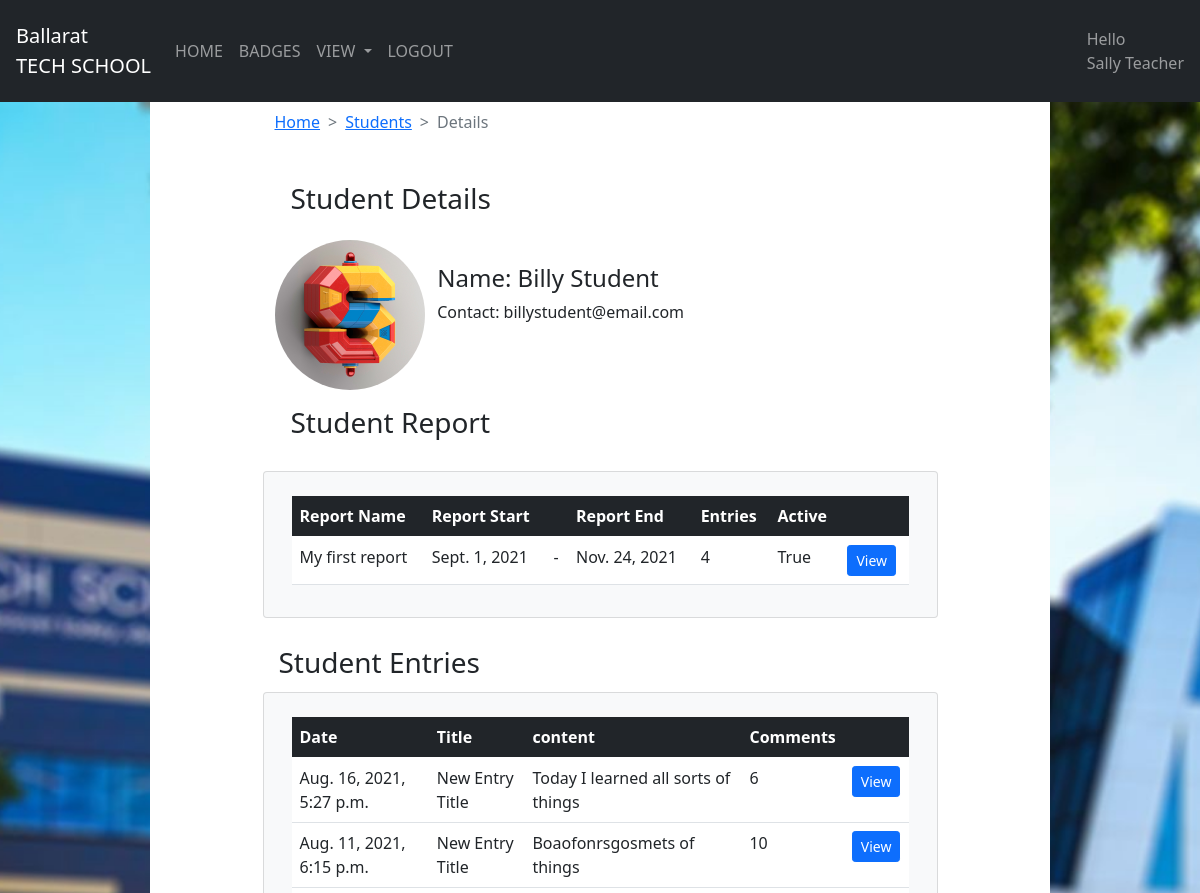
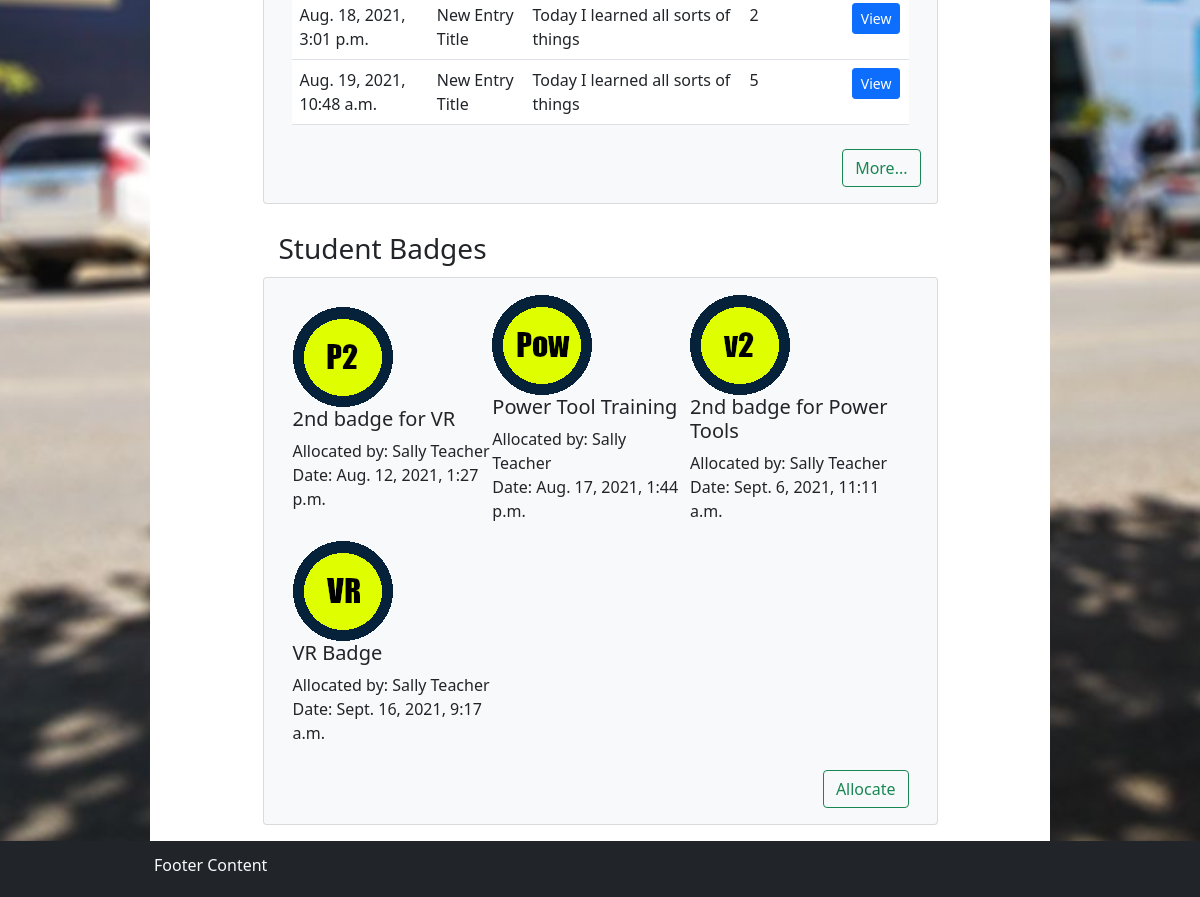
The page /teacher/student/3/ (signed in) on the database its author committed (2 pictures, top to bottom).
### bts_user/models.py (models this page shows)
class Profile(models.Model):
    user = models.OneToOneField(User, on_delete=models.CASCADE)                                   #Create a profile for users
    image = models.ImageField(default='images/default.jpg', upload_to="images/user_profile")      #If user is deleted the profile will be deleted too,

### report/models.py (models this page shows)
class Report(models.Model):
	report_id = models.BigAutoField(primary_key=True)
	report_title = models.TextField(max_length=100)
	student_id = models.ForeignKey(User, on_delete=models.CASCADE)
	report_active = models.BooleanField(default=False)
	report_additional_comment = models.TextField(max_length=1000, null=True, blank=True)
	report_start_date = models.DateField()
	report_end_date = models.DateField()

### entry/models.py (models this page shows)
class Entry(models.Model):
	entry_id = models.BigAutoField(primary_key=True)
	entry_title = models.TextField(max_length=100) # the title of the entry with a text limit of 100
	entry_content = models.TextField(max_length=500) # the actual content of the entry field with a text limit of 500
	entry_date = models.DateTimeField(auto_now=True) # the time that the entry was created
	report_id = models.ForeignKey(Report, on_delete=models.CASCADE)
	def get_absolute_url(self):
		return f"entry/{self.entry_id}"

### badge/models.py (models this page shows)
class Allocation(models.Model):
	allocation_id = models.BigAutoField(primary_key=True)
	student_id = models.ForeignKey(User, on_delete=models.CASCADE, related_name='students_badge')
	staff_id = models.ForeignKey(User, on_delete=models.CASCADE, related_name='staff_badge')
	badge_id = models.ForeignKey(Badge, on_delete=models.CASCADE, related_name='alloc_list')
	alloc_date = models.DateTimeField(auto_now=True)

class Badge(models.Model):
	badge_id = models.BigAutoField(primary_key=True)
	badge_title = models.TextField(max_length=200)
	badge_description = models.TextField(max_length=500)
	badge_allocated_image = models.ImageField(null=True, blank=True, upload_to="images/badges")
	badge_unallocated_image = models.ImageField(null=True, blank=True, upload_to="images/badges")
	badge_how_to_obtain = models.TextField(max_length=200, null=True, blank=True)
	badge_subject = models.ForeignKey(Subject, on_delete=models.CASCADE, default=1)

### login/decorators.py (the view, shortened to what this page needs)
		def wrapper_func(request, *args, **kwargs):
			return view_func(request, *args, **kwargs)

### templates/teacher_student.html
{% extends 'teacher_base.html' %}
{% block content %}
<div class="bg-white text-dark w-75">
	<div class='d-flex justify-content-center'>
		<div class="w-75 mb-2 mt-2 text-dark ">
			<div class='container'>
					<nav style="--bs-breadcrumb-divider: '>';" aria-label="breadcrumb">
					<ol class="breadcrumb">
						<li class="breadcrumb-item"><a href="/teacher">Home</a></li>
			    		<li class="breadcrumb-item"><a href="/teacher/student/">Students</a></li>
			    		<li class="breadcrumb-item active" aria-current="page">Details</li>
					</ol>
				</nav>
			</div>
		</div>
	</div>
	<div class='d-flex justify-content-center'>
		<div class="w-75 mb-2 mt-2 text-dark ">
				<div class='container'>
					<h3 class="p-3">Student Details</h3>
					<div class="row g-0">
						<div class="col">
							<img src="{{ student_details.student_profile.image.url }}" style="border-radius: 50%; height:150px;">
						</div>
						<div class="col-md-9 pt-4">
							<h4>Name: {{ student.first_name }} {{ student.last_name }}</h4>
							<p>Contact: {{ student.email }}</p>
						</div>
					</div>
					<h3 class="p-3">Student Report</h3>
				</div>
		</div>
	</div>
	<div class='d-flex justify-content-center'>
		<div class="p-3 mb-3 w-75 card bg-light text-dark ">
			<div class='container'>
				<div class="pt-2 row justify-content-md-center">
					<div class="table-responsive">
						<table class="table table-hover bg-white">
							<thead class="table-dark">
								<tr>
									<th>Report Name</th>
									<th>Report Start</th>
									<th></th>
									<th>Report End</th>
									<th>Entries</th>
									<th>Active</th>
									<th></th>
								</tr>
									</thead>
							{% for report in student_reports|slice:":6" %}
								<tr>
									<td>{{ report.report_title }}</td>
									<td>{{ report.report_start_date }}</td>
									<td>-</td>
									<td>{{ report.report_end_date }}</td>
									<td>{{ report.num_entries }}</td>
									<td>{{ report.report_active }}</td>
									<td>
										<form action="report/{{ report.report_id }}">
											<button type="submit" class="btn btn-primary btn-sm">View</button>
										</form>
									</td>
								</tr>
								{% empty %}
									<td colspan='6'>No Report Created for student</td>
							{% endfor %}
						</table>
					</div>
				</div>
			</div>
		</div>
	</div>
	<div class='d-flex justify-content-center'>
		<div class="p-1 mt-2 w-75 text-dark">
			<div class='container'>
				<h3>Student Entries</h3>
			</div>
		</div>
	</div>
	<div class='d-flex justify-content-center'>
		<div class="p-3 mb-3 w-75 card bg-light text-dark ">
			<div class='container'>
				<div class="pt-2 row justify-content-md-center">
					<div class="table-responsive">
						<table class="table table-hover bg-white">
							<thead class="table-dark">
								<tr>
									<th>Date</th>
									<th>Title</th>
									<th>content</th>
									<th>Comments</th>
									<th></th>
								</tr>
							</thead>
							{% for entry in student_entries|slice:":6" %}
								<tr>
									<td>{{ entry.entry_date }}</td>
									<td>{{ entry.entry_title }}</td>
									<td>{{ entry.entry_content}}</td>
									<td>{{ entry.num_comments }}</td>
									<td>
										<form action="/teacher/{{ entry.get_absolute_url }}/">{% csrf_token %}
											<button type="submit" class="btn btn-primary btn-sm">View</button>
										</form>
									</td>
								</tr>
								{% empty %}
									<td colspan='4'>No entries Created for student</td>
							{% endfor %}
						</table>
					</div>
				</div>
			</div>
			<div class='pt-2 d-flex justify-content-end'>
				<form action="entry/">{% csrf_token %}
					<button type="submit" class="btn btn-outline-success">More...</button>
				</form>
			</div>
		</div>
	</div>
	<div class='d-flex justify-content-center'>
		<div class="p-1 mt-2 w-75 text-dark">
			<div class='container'>
				<h3>Student Badges</h3>
			</div>
		</div>
	</div>
	<div class='d-flex justify-content-center'>
		<div class="p-3 mb-3 w-75 card bg-light text-dark ">
			<div class='container'>
				<div class="d-flex justify-content-center">
					<div class="table-responsive">
						<table>
							{% for badge in student_badges %}
								{% if forloop.counter0|divisibleby:3 %}<tr>{% endif %}
								<td>
									<img src="{{ badge.badge_id.badge_allocated_image.url }}">
									<h5>{{ badge.badge_id.badge_title }}</h5>
									Allocated by: {{ badge.staff_id.first_name }} {{ badge.staff_id.last_name }}</br>
									Date: {{ badge.alloc_date }}</p>
								</td>
								{% if forloop.counter|divisibleby:3 %}</tr>{% endif %}
								{% empty %}
									<p>No Badges Allocated at this time</p>
							{% endfor %}
						</table>
					</div>
				</div>
				<div class='pt-2 d-flex justify-content-end'>
					<form action="/teacher/student/{{ student_id }}/badge/">
				    	<button type="submit" class="btn btn-outline-success">Allocate</button>
					</form>
				</div>
			</div>
		</div>
	</div>
</div>
{% endblock %}

### templates/teacher_header.html (shortened to what this page needs)
{% load static %}
<body>
<nav class="navbar navbar-expand-lg navbar-dark bg-dark p-3">
  <a class="navbar-brand" href="/teacher">Ballarat </br> TECH SCHOOL</a>
  <div class="collapse navbar-collapse" id="navbarSupportedContent">
    <ul class="navbar-nav">
      <li class="nav-item">
          <a class="nav-link" href="/teacher">HOME</a>
      </li>
      <li class="nav-item">
          <a class="nav-link" href="/teacher/badge">BADGES</a>
      </li>
      <li class="nav-item dropdown">
          <a class="nav-link dropdown-toggle" href="#" id="navbarDropdown" role="button" data-toggle="dropdown" aria-haspopup="true" aria-expanded="false">
            VIEW
          </a>
      </li>
      <li class="nav-item">
          <a class="nav-link" href="/logout/">LOGOUT</a>
      </li>
    </ul>
  </div>
  <div class='d-flex justify-content-end'>
        <span class="navbar-text">
          Hello</br> {{ request.user.first_name }} {{ request.user.last_name }}
        </span>
    </div>
</nav>

### rows shown on the page
Profile: student_profile.image (picture)
Report: report_title "My first report", report_start_date "Sept. 1, 2021", report_end_date "Nov. 24, 2021", num_entries "4", report_active "True"
Entry: entry_date "Aug. 16, 2021, 5:27 p.m.", entry_title "New Entry Title", entry_content "Today I learned all sorts of things", num_comments "6"
Entry: entry_date "Aug. 11, 2021, 6:15 p.m.", entry_title "New Entry Title", entry_content "Boaofonrsgosmets of things", num_comments "10"
Entry: entry_date "Aug. 18, 2021, 3:01 p.m.", entry_title "New Entry Title", entry_content "Today I learned all sorts of things", num_comments "2"
Entry: entry_date "Aug. 19, 2021, 10:48 a.m.", entry_title "New Entry Title", entry_content "Today I learned all sorts of things", num_comments "5"
Allocation: badge_id.badge_allocated_image (picture), badge_id.badge_title "2nd badge for VR", staff_id.first_name "Sally", staff_id.last_name "Teacher", alloc_date "Aug. 12, 2021, 1:27 p.m."
Allocation: badge_id.badge_allocated_image (picture), badge_id.badge_title "Power Tool Training", staff_id.first_name "Sally", staff_id.last_name "Teacher", alloc_date "Aug. 17, 2021, 1:44 p.m."
Allocation: badge_id.badge_allocated_image (picture), badge_id.badge_title "2nd badge for Power Tools", staff_id.first_name "Sally", staff_id.last_name "Teacher", alloc_date "Sept. 6, 2021, 11:11 a.m."
Allocation: badge_id.badge_allocated_image (picture), badge_id.badge_title "VR Badge", staff_id.first_name "Sally", staff_id.last_name "Teacher", alloc_date "Sept. 16, 2021, 9:17 a.m."

### other values the page prints
{{ request.user.first_name }} "Sally"
{{ request.user.last_name }} "Teacher"
{{ student.first_name }} "Billy"
{{ student.last_name }} "Student"
{{ student.email }} "billystudent@email.com"
